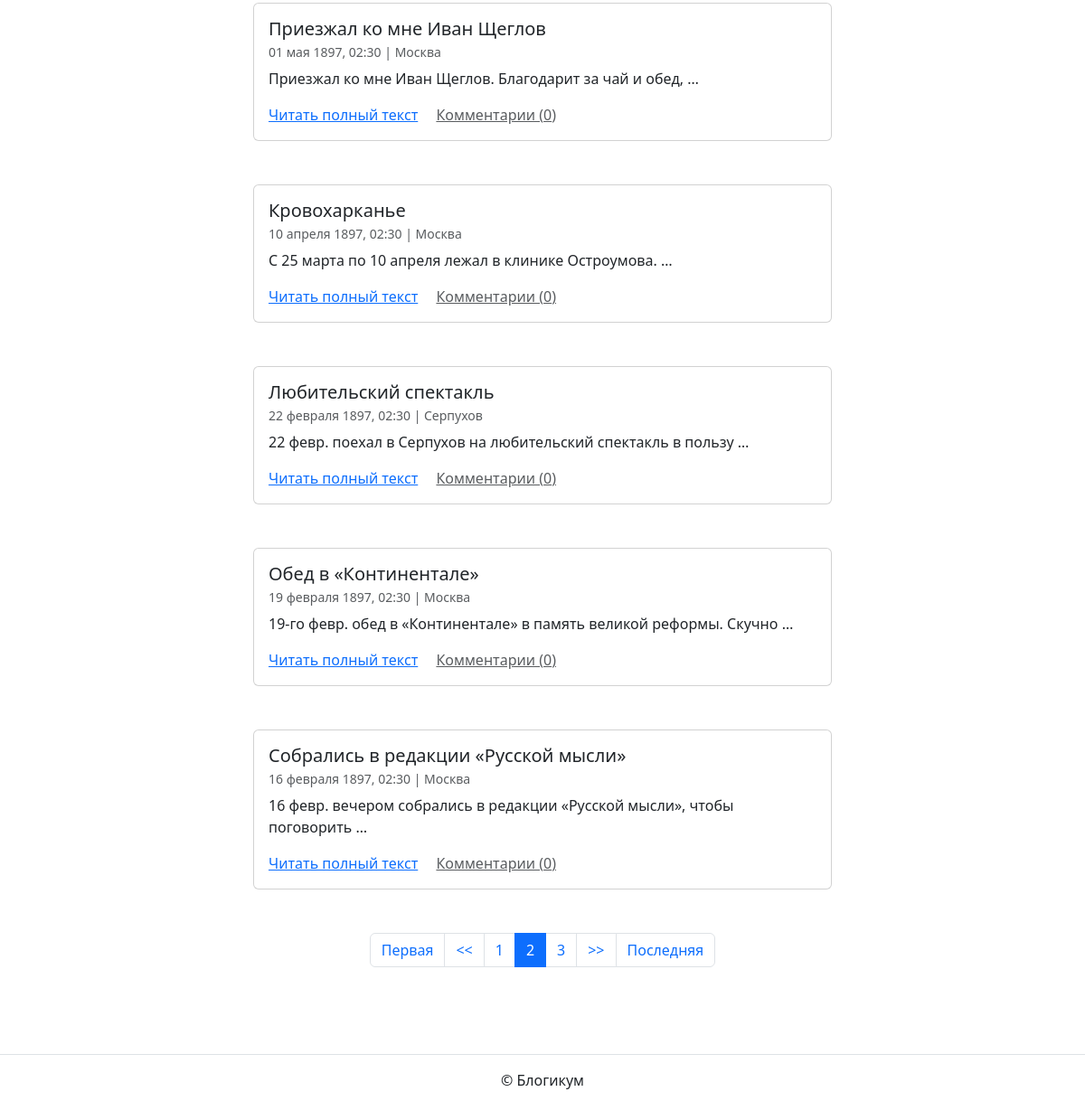
/profile/anton/?page=2 (lower part), run on an earlier commit of the app's database.
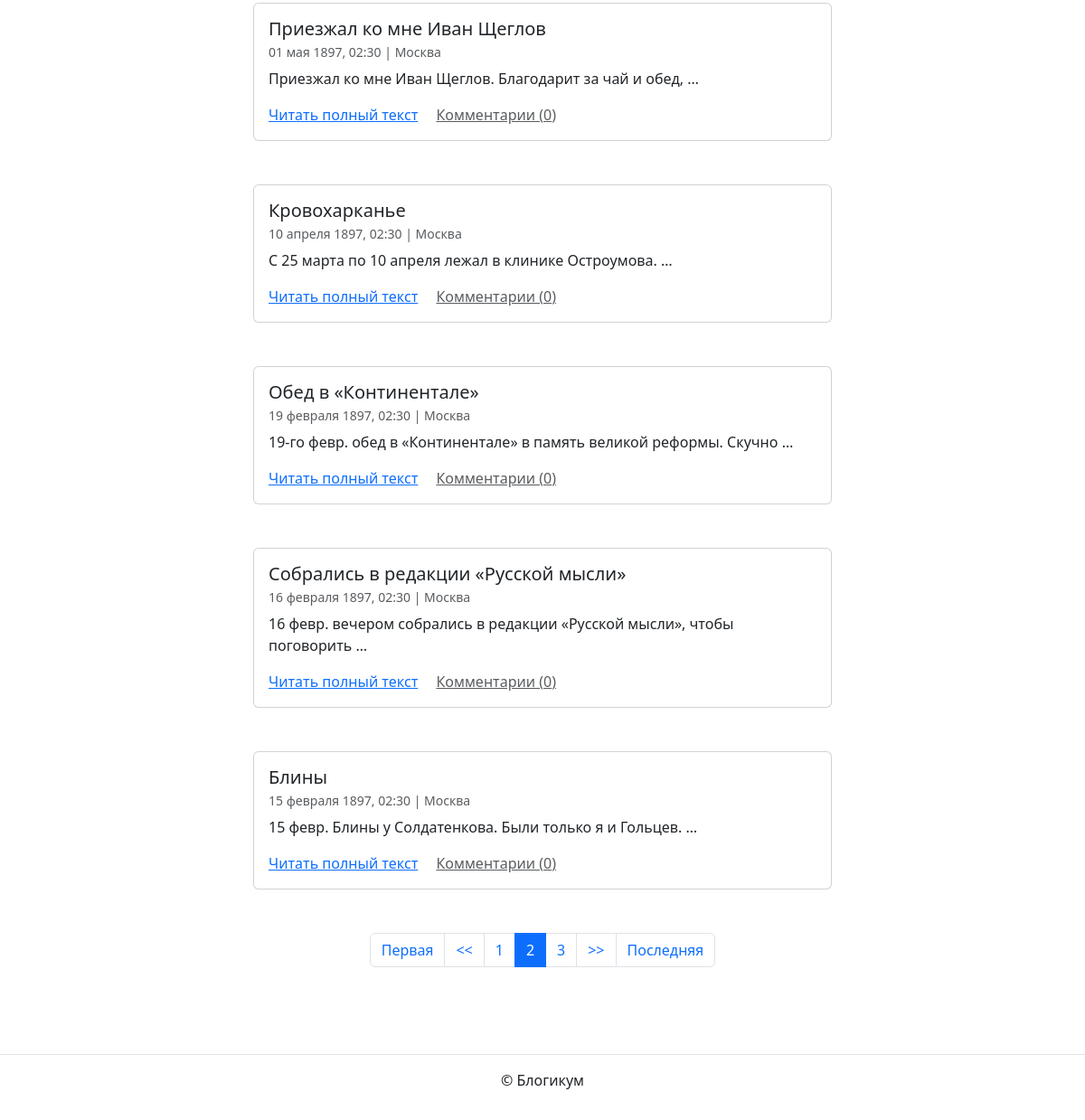
And on a later commit of the database.
### blog/models.py (models this page shows, shortened)
class BaseModel(models.Model):
    is_published = models.BooleanField(
        default=True,
        verbose_name='Опубликовано',
        help_text='Снимите галочку, чтобы скрыть публикацию.'
    )
    created_at = models.DateTimeField(
        auto_now_add=True,
        verbose_name='Добавлено'
    )
    class Meta:
        abstract = True
        ordering = ('-created_at', )

class Post(BaseModel):
    title = models.CharField(
        max_length=settings.MAX_FIELD_LENGTH,
        verbose_name='Заголовок'
    )
    text = models.TextField(verbose_name='Текст')
    pub_date = models.DateTimeField(
        verbose_name='Дата и время публикации',
        help_text=('Если установить дату и время в будущем'
                   ' — можно делать отложенные публикации.')
    )
    author = models.ForeignKey(
        User,
        on_delete=models.CASCADE,
        verbose_name='Автор публикации'
    )
    location = models.ForeignKey(
        Location,
        on_delete=models.SET_NULL,
        null=True,
        blank=True,
        verbose_name='Местоположение'
    )
    category = models.ForeignKey(
        Category,
        on_delete=models.SET_NULL,
        null=True,
        verbose_name='Категория'
    )
    image = models.ImageField(
        'Фотография',
        upload_to='post_photo',
        blank=True
    )
    objects = PostQuerySet.as_manager()
    published = PostManager()
    class Meta:
        default_related_name = 'posts'
        ordering = ('-pub_date', )
        verbose_name = 'публикация'
        verbose_name_plural = 'Публикации'

class Location(BaseModel):
    name = models.CharField(
        max_length=settings.MAX_FIELD_LENGTH,
        verbose_name='Название места'
    )
    class Meta:
        verbose_name = 'местоположение'
        verbose_name_plural = 'Местоположения'

### blog/views.py (the view)
class PostsUserView(SingleObjectMixin, ListView):
    template_name = 'blog/profile.html'
    slug_field = 'username'
    paginate_by = 10
    def get(self, request, *args, **kwargs):
        self.object = self.get_object(queryset=User.objects.all())
        return super().get(request, *args, **kwargs)
    def get_context_data(self, **kwargs):
        context = super().get_context_data(**kwargs)
        context['profile'] = self.object
        return context
    def get_queryset(self):
        if self.object == self.request.user:
            return self.object.posts.comment_count().order_by('-pub_date')
        else:
            return self.object.posts(
                manager='published'
            ).all().order_by('-pub_date')

### blog/models.py (called while the page is built)
    def with_related_data(self):
        return self.select_related(
            'author', 'location', 'category'
        )

    def published(self):
        return self.filter(
            models.Q(pub_date__lte=timezone.now())
            & models.Q(is_published=True)
            & models.Q(category__is_published=True)
        )

    def comment_count(self):
        return self.annotate(
            comment_count=Count('comments')
        )

    def get_queryset(self):
        return (
            PostQuerySet(self.model)
            .with_related_data()
            .published()
            .comment_count()
        )

### templates/blog/profile.html (shortened to what this page needs)
{% extends "base.html" %}
{% block content %}
  <br>
  {% for post in page_obj %}
    <article class="mb-5">
      {% include "includes/post_card.html" %}
    </article>
  {% endfor %}
  {% include "includes/paginator.html" %}
{% endblock %}

### templates/base.html (shortened to what this page needs)
{% load static %}
{% load django_bootstrap5 %}
<!DOCTYPE html>
<html lang="ru">
  <head>
    {% bootstrap_css %}
  </head>
  <body>
    <main>
      <div class="container py-5">
        {% block content %}{% endblock %}
      </div>
    </main>
    {% include "includes/footer.html" %}
  </body>
</html>

### templates/includes/header.html (shortened to what this page needs)
{% load static %}

### templates/includes/post_card.html (shortened to what this page needs)
<div class="col d-flex justify-content-center">
  <div class="card" style="width: 40rem;">
    <div class="card-body">
      <h5 class="card-title">{{ post.title }}</h5>
      <h6 class="card-subtitle mb-2 text-muted">
        <small>
          {{ post.pub_date|date:"d E Y, H:i" }} | {% if post.location and post.location.is_published %}{{ post.location.name }}{% else %}Планета Земля{% endif %}<br>
        </small>
      </h6>
      <p class="card-text">{{ post.text|truncatewords:10 }}</p>
      <a href="{% url 'blog:post_detail' post.id %}" class="card-link">Читать полный текст</a>
      <a href="{% url 'blog:post_detail' post.id %}" class="card-link text-muted">Комментарии ({{ post.comment_count }})</a>
    </div>
  </div>
</div>

### templates/includes/paginator.html
{% if page_obj.has_other_pages %}
  <nav aria-label="Page navigation" class="my-5">
    <ul class="pagination justify-content-center">
      {% if page_obj.has_previous %}
        <li class="page-item"><a class="page-link" href="?page=1">Первая</a></li>
        <li class="page-item">
          <a class="page-link" href="?page={{ page_obj.previous_page_number }}">
            << </a>
        </li>
      {% endif %}
      {% for i in page_obj.paginator.page_range %}
        {% if page_obj.number == i %}
          <li class="page-item active">
            <span class="page-link">{{ i }}</span>
          </li>
        {% else %}
          <li class="page-item">
            <a class="page-link" href="?page={{ i }}">{{ i }}</a>
          </li>
        {% endif %}
      {% endfor %}
      {% if page_obj.has_next %}
        <li class="page-item">
          <a class="page-link" href="?page={{ page_obj.next_page_number }}">
            >>
          </a>
        </li>
        <li class="page-item">
          <a class="page-link" href="?page={{ page_obj.paginator.num_pages }}">
            Последняя
          </a>
        </li>
      {% endif %}
    </ul>
  </nav>
{% endif %}

### templates/includes/footer.html
<footer class="border-top text-center py-3">
  <p>© Блогикум</p>
</footer>

What changed in the data, as far as the page shows it:
removed Post: title "Любительский спектакль", pub_date "22 февраля 1897, 02:30", location.name "Серпухов", text "22 февр. поехал в Серпухов на любительский спектакль в пользу …", comment_count "0"
now on this page (row unchanged): Post: title "Блины", pub_date "15 февраля 1897, 02:30", location.name "Москва", text "15 февр. Блины у Солдатенкова. Были только я и Гольцев. …", comment_count "0"
